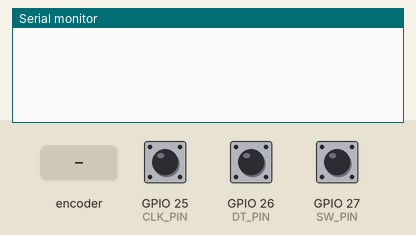
Recording of a sketch running on a simulated ESP32. Parts: the last lines printed to the serial monitor. The inputs (shaded band) are chosen by the test bench; at power-on: GPIO 27 (SW_PIN) HIGH, GPIO 25 (CLK_PIN) HIGH, GPIO 26 (DT_PIN) HIGH.

Above: at 1.2 s.
1.3 s: rotary encoder on GPIO 25 (CLK_PIN) / GPIO 26 (DT_PIN) turned 1 step (first pin leading)
At 2.0 s:
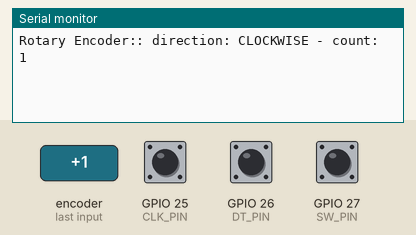
3.0 s: GPIO 27 (SW_PIN) pulled LOW for 0.15 s
At 4.3 s:
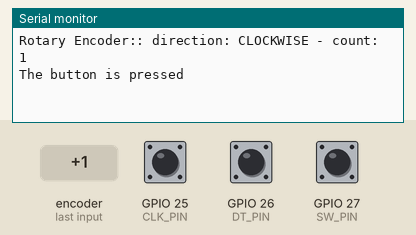
4.6 s: rotary encoder on GPIO 25 (CLK_PIN) / GPIO 26 (DT_PIN) turned 2 steps (second pin leading)
At 5.6 s:
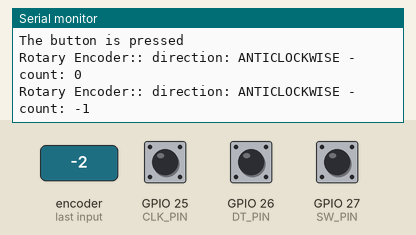

Measured:
- after the input at 1.3 s, the serial monitor: prints a new line after 0.05 s (image 1)
- after the input at 3.0 s, the serial monitor: prints a new line after 0.05 s (image 2)
- after the input at 4.6 s, the serial monitor: prints a new line after 0.08 s (image 3)

The sketch:

Code_RotaryEncoder_Interrupt.ino
```cpp
/*
 * This ESP32 code is created by esp32io.com
 *
 * This ESP32 code is released in the public domain
 *
 * For more detail (instruction and wiring diagram), visit https://esp32io.com/tutorials/esp32-rotary-encoder
 */

#include <ezButton.h>  // the library to use for SW pin

#define CLK_PIN 25  // ESP32 pin GPIO25 connected to the rotary encoder's CLK pin
#define DT_PIN  26  // ESP32 pin GPIO26 connected to the rotary encoder's DT pin
#define SW_PIN  27  // ESP32 pin GPIO27 connected to the rotary encoder's SW pin

#define DIRECTION_CW  0  // clockwise direction
#define DIRECTION_CCW 1  // counter-clockwise direction

volatile int           counter   = 0;
volatile int           direction = DIRECTION_CW;
volatile unsigned long last_time;  // for debouncing
int                    prev_counter;

ezButton button(SW_PIN);  // create ezButton object that attach to pin 7;

void IRAM_ATTR ISR_encoder()
{
    if ((millis() - last_time) < 50)  // debounce time is 50ms
        return;

    if (digitalRead(DT_PIN) == HIGH)
    {
        // the encoder is rotating in counter-clockwise direction => decrease the counter
        counter--;
        direction = DIRECTION_CCW;
    }
    else
    {
        // the encoder is rotating in clockwise direction => increase the counter
        counter++;
        direction = DIRECTION_CW;
    }

    last_time = millis();
}

void setup()
{
    Serial.begin(9600);

    // configure encoder pins as inputs
    pinMode(CLK_PIN, INPUT);
    pinMode(DT_PIN, INPUT);
    button.setDebounceTime(50);  // set debounce time to 50 milliseconds

    // use interrupt for CLK pin is enough
    // call ISR_encoder() when CLK pin changes from LOW to HIGH
    attachInterrupt(digitalPinToInterrupt(CLK_PIN), ISR_encoder, RISING);
}

void loop()
{
    button.loop();  // MUST call the loop() function first

    if (prev_counter != counter)
    {
        Serial.print("Rotary Encoder:: direction: ");
        if (direction == DIRECTION_CW)
            Serial.print("CLOCKWISE");
        else
            Serial.print("ANTICLOCKWISE");

        Serial.print(" - count: ");
        Serial.println(counter);

        prev_counter = counter;
    }

    if (button.isPressed())
    {
        Serial.println("The button is pressed");
    }

    // TO DO: your other work here
}
```
